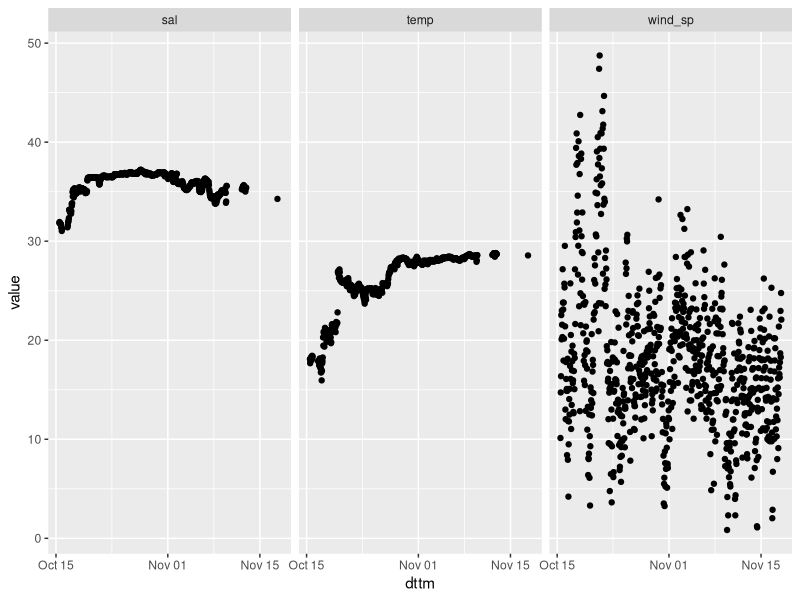
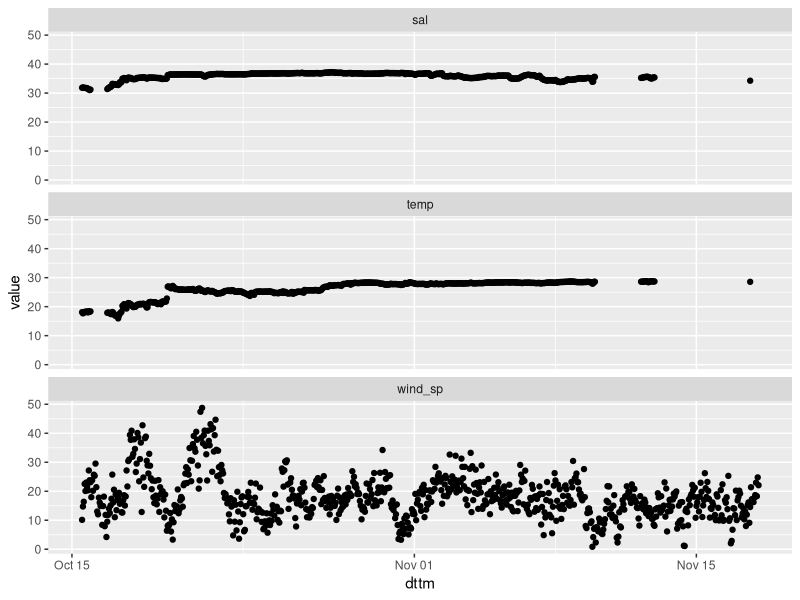
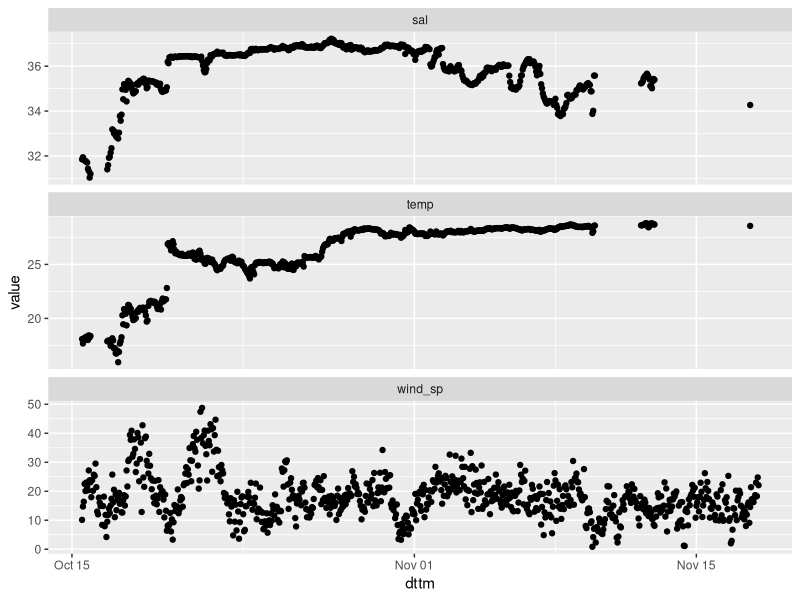
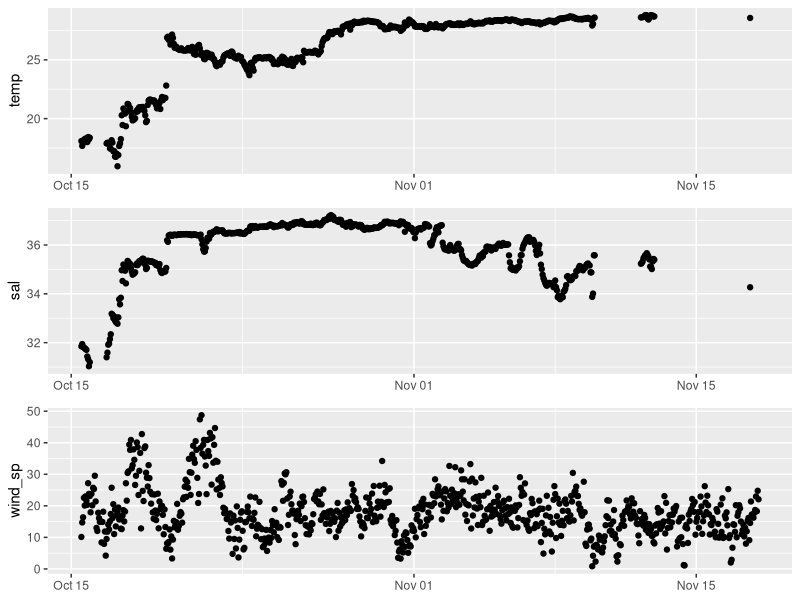
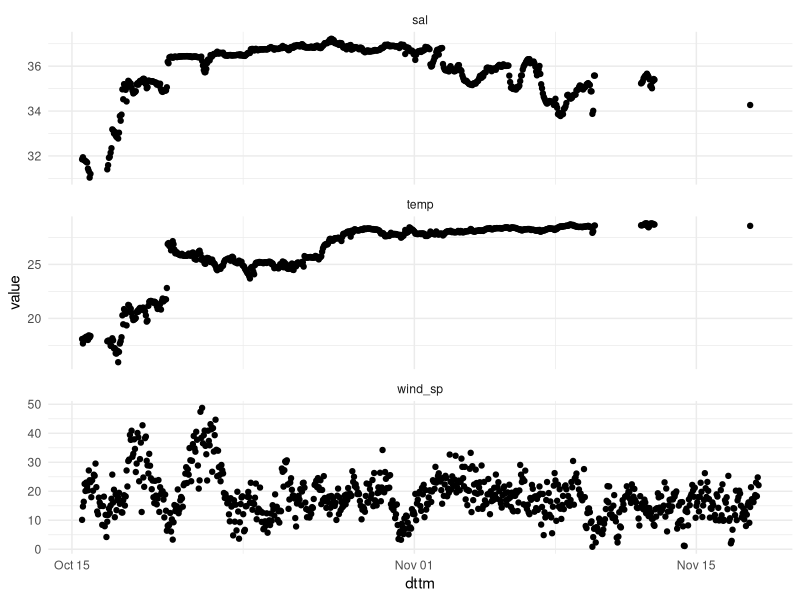
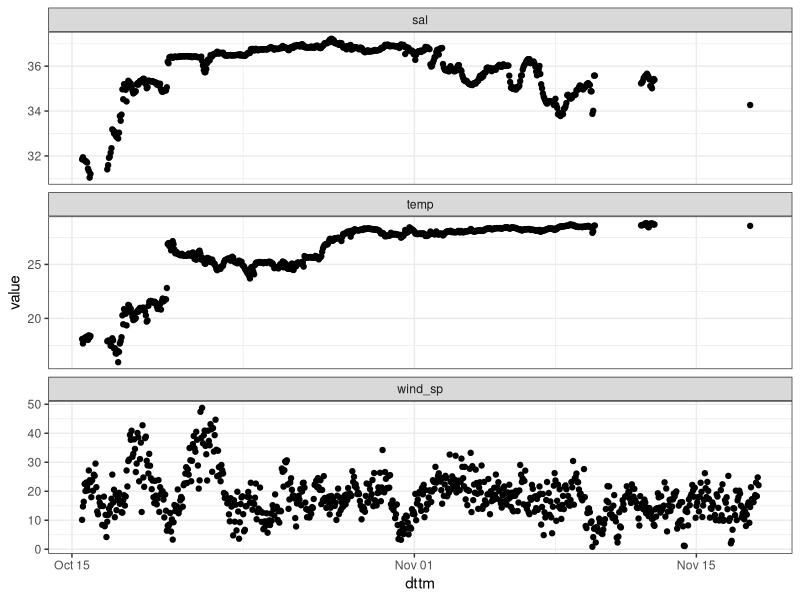
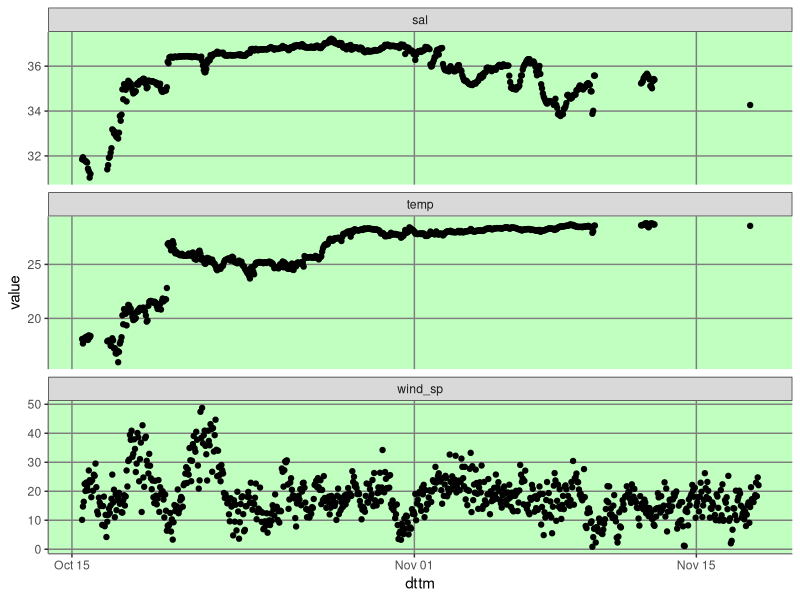

R code for these plots, in order:
## ---- chunk 1
library(tidyverse)
df <- read_csv("C282_hourly_data.csv")
## ---- chunk 2
select(df, c(dttm, temp, sal, wind_sp))

pivot_longer(df, c(temp, sal, wind_sp)) %>%
  select(c(dttm, name, value))
## ---- chunk 3
pivot_longer(df, c(temp, sal, wind_sp)) %>%
  ggplot(aes(dttm, value)) +
  geom_point() +
  facet_wrap(~name)
## ---- chunk 4
pivot_longer(df, c(temp, sal, wind_sp)) %>%
  ggplot(aes(dttm, value)) +
  geom_point() +
  facet_wrap(~name, ncol = 1)
## ---- chunk 5
p <- pivot_longer(df, c(temp, sal, wind_sp)) %>%
  ggplot(aes(dttm, value)) +
  geom_point() +
  facet_wrap(~name, ncol = 1, scales = "free_y")

p
## ---- chunk 6
library(cowplot)

base <- ggplot(df, aes(x = dttm)) + labs(x = NULL)

p1 <- base + geom_point(aes(y = temp))
p2 <- base + geom_point(aes(y = sal))
p3 <- base + geom_point(aes(y = wind_sp))

plot_grid(p1, p2, p3, ncol = 1)
## ---- chunk 7
p + 
  theme_minimal()
## ---- chunk 8
# Original plot with theme_bw()
p + 
  theme_bw()
## ---- chunk 9
# My modified theme_bw() plot
p +
  theme_bw() +
  theme(panel.border = element_blank(), # Remove line around whole plot panel
        axis.line = element_line(size = .5, color = "grey50"),  # Add in more muted axis lines
        panel.background = element_rect(fill = "darkseagreen1"), # add a background color
        panel.grid.minor = element_blank(), # remove all minor grid lines
        panel.grid.major = element_line(color = "grey50"), # match major grid lines to axis color
        legend.text = element_text(size = 14), # make legend labels bigger 
        )
